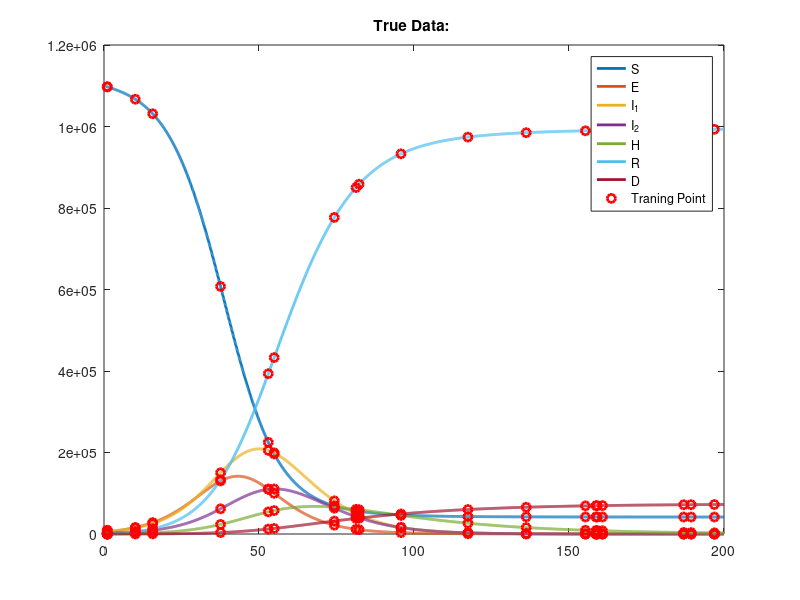

MATLAB code to generate this figure: (Note: this script raises an error after producing the figure.)
clear all; clc;
close all;
load('Infectious_data', 'T', 'X'); % load data generated by ODE45
load('prediction'); % Data from NN
X   = X';

% Generate training data
train_size  = 20; % size of trainning data
x_idx   = randperm(length(X)-1);
T_train = T(x_idx(1:train_size));
X_train = X(:,x_idx(1:train_size));
Y_train = X(:,x_idx(1:train_size)+1);

%% DMD Main 
% Dynamic mode decomposition: Classic
Ad      = Y_train * pinv(X_train);
[U,S,~] = svd(X_train,'econ');
eig_tru = sum(diag(S)>=0.01*max(diag(S))); % Truncate eigenvalues to reduce noise
U       = U(:,1:eig_tru); 
Ad_til  = U'*Ad*U;
[W,D]   = eig(Ad_til);
Omega   = diag(log(diag(D)));
Phi     = U*W;
c       = W \ U' * X(:,1);

X_DMD   = zeros(size(X,1),length(T));
for t = 0:length(T)-1
    X_DMD(:,t+1)    = Phi*expm(Omega*t)*c;
end

%% Koopman Main
% Define feature according to Brusselator
Psi = @(x) [x(1); x(2); x(3); x(4); x(5); x(6); x(7); x(1)*x(3); x(1)*x(4); x(1)*x(5)];
Psi_X   = [];
Psi_Y   = [];
for i = 1:train_size
    Psi_X   = [Psi_X,Psi(X_train(:,i))];
    Psi_Y   = [Psi_Y,Psi(Y_train(:,i))];
end
K   = Psi_Y * pinv(Psi_X);
% Define observables g(x) = x
C   = [eye(7), zeros(7,3)];
% Koopman decomposition
[W, Lambda]     = eig(K);
V       = C*W;
Phi     = @(x) pinv(W)*Psi(x);
X_KOOP  = zeros(size(X,1),length(T));
X_KOOP(:,1)     = X(:,1);
% Prediction using Koopman
for i = 2:length(T)
    X_KOOP(:,i)     = V*Lambda*Phi(X_KOOP(:,i-1));
end

%% Error 
err_NN      = X(:,2:end-1) - prediction';
err_DMD     = X - X_DMD;
err_KOOP    = X - X_KOOP;

%% Plot
% True
figure(1);
plot(T,X,'LineWidth',2); hold on;
plot(T_train,X_train,'ro','LineWidth',2);
title('True Data: '); 
hl  = legend('S','E','I_1','I_2','H','R','D','Traning Point');
hl.NumColumns   = 3;
xlabel('Time [Days]'); ylabel('Population [People]')
set(gca,'Fontsize',16); grid on;

% NN
figure(2);
subplot(2,1,1)
plot(t_pred, prediction,'LineWidth',2);
title('NN Prediction: 4000 epoch / batch size 20');
hl  = legend('S','E','I_1','I_2','H','R','D','Traning Point');
hl.NumColumns   = 3;
xlabel('Time [Days]'); ylabel('Population [People]')
set(gca,'Fontsize',16); grid on;
subplot(2,1,2)
plot(t_pred, err_NN,'LineWidth',2);
xlabel('Time [Days]'); ylabel('Error [People]')
set(gca,'Fontsize',16); grid on;

% DMD
figure(3);
subplot(2,1,1)
plot(T,X_DMD,'LineWidth',2);
title(['DMD Prediction: ', num2str(train_size), ' Data Points / ', num2str(eig_tru), ' Eigen-modes'])
hl  = legend('S','E','I_1','I_2','H','R','D','Traning Point');
hl.NumColumns   = 3;
xlabel('Time [Days]'); ylabel('Population [People]')
set(gca,'Fontsize',16); grid on;
subplot(2,1,2)
plot(T, err_DMD,'LineWidth',2);
xlabel('Time [Days]'); ylabel('Error [People]')
set(gca,'Fontsize',16); grid on;

% DMD eig
figure(4)
plot(real(diag(D)), imag(diag(D)), 'x',...
     'MarkerSize', 10, 'LineWidth', 2); hold on;
plot(cos(0:0.1:2*pi+0.5), sin(0:0.1:2*pi+0.5), 'g', 'LineWidth', 1); 
grid on; pbaspect([1 1 1]);
title('Eigenvalues of Koopman'); xlabel('Re(\lambda)'); ylabel('Im(\lambda)'); 
set(gca,'Fontsize',16);

% Koopman
figure(5);
subplot(2,1,1)
plot(T,X_KOOP,'LineWidth',2);
title(['Koopman Prediction: ', num2str(train_size), ' Data Points'])
hl  = legend('S','E','I_1','I_2','H','R','D','Traning Point');
hl.NumColumns   = 3;
xlabel('Time [Days]'); ylabel('Population [People]')
set(gca,'Fontsize',16); grid on;
subplot(2,1,2)
plot(T, err_KOOP,'LineWidth',2);
xlabel('Time [Days]'); ylabel('Error [People]')
set(gca,'Fontsize',16); grid on;

% % All
% figure(6);
% subplot(2,2,1)
% plot(T,X,'LineWidth',2); hold on;
% plot(T_train,X_train,'ro','LineWidth',2);
% title('True Data: '); 
% hl  = legend('S','E','I_1','I_2','H','R','D','Traning Point');
% hl.NumColumns   = 3;
% xlabel('Time [Days]'); ylabel('Population [People]')
% set(gca,'Fontsize',16); grid on;
% subplot(2,2,2)
% plot(t_pred, prediction,'LineWidth',2);
% title('NN Prediction: 4000 epoch / batch size 20');
% xlabel('Time [Days]'); ylabel('Population [People]')
% set(gca,'Fontsize',16); grid on;
% subplot(2,2,3)
% plot(T,X_DMD,'LineWidth',2);
% title(['DMD Prediction: ', num2str(train_size), ' Data Points / ', num2str(eig_tru), ' Eigen-modes'])
% xlabel('Time [Days]'); ylabel('Population [People]')
% set(gca,'Fontsize',16); grid on;
% subplot(2,2,4)
% plot(T,X_KOOP,'LineWidth',2);
% title(['Koopman Prediction: ', num2str(train_size), ' Data Points'])
% xlabel('Time [Days]'); ylabel('Population [People]')
% set(gca,'Fontsize',16); grid on;
